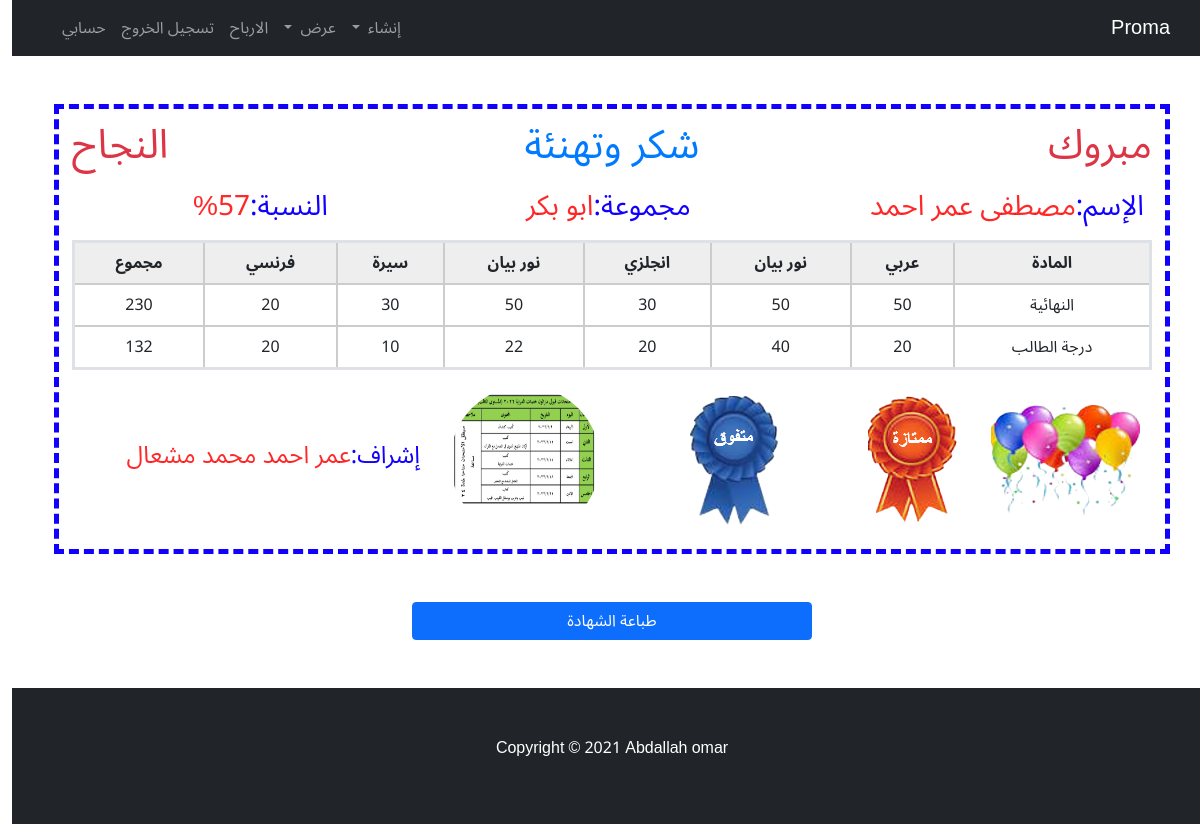
The app's page /1/darajat/5/ (signed in) with its own data.
### home_app/models.py (models this page shows, shortened)
class darajat(models.Model):
    user = models.ForeignKey(User, verbose_name=("المستخدم"), on_delete=models.CASCADE)
    profile = models.ForeignKey(Profile, verbose_name=("profile"), on_delete=models.CASCADE)
    name = models.ForeignKey(boy, verbose_name=("اسم الطالب"), on_delete=models.CASCADE, null=True)
    mada = models.ForeignKey(mawad, verbose_name=("المادة"), on_delete=models.CASCADE)
    daraja = models.IntegerField(verbose_name='درجة الطالب')
    mada1 = models.ForeignKey(mawad, verbose_name=("المادة"), on_delete=models.CASCADE,related_name='mada1')
    daraja1 = models.IntegerField(verbose_name='درجة الطالب')
    mada2 = models.ForeignKey(mawad, verbose_name=("المادة"), on_delete=models.CASCADE,related_name='mada2')
    daraja2 = models.IntegerField(verbose_name='درجة الطالب')
    mada3 = models.ForeignKey(mawad, verbose_name=("المادة"), on_delete=models.CASCADE,related_name='mada3')
    daraja3 = models.IntegerField(verbose_name='درجة الطالب')
    mada4 = models.ForeignKey(mawad, verbose_name=("المادة"), on_delete=models.CASCADE,related_name='mada4',null=True,blank=True)
    daraja4 = models.IntegerField(verbose_name='درجة الطالب' ,null=True, default='0')
    mada5 = models.ForeignKey(mawad, verbose_name=("المادة"), on_delete=models.CASCADE,related_name='mada5',null=True,blank=True)
    daraja5 = models.IntegerField(verbose_name='درجة الطالب' ,null=True, default='0')
    mada6 = models.ForeignKey(mawad, verbose_name=("المادة"), on_delete=models.CASCADE,related_name='mada6',null=True,blank=True)
    daraja6 = models.IntegerField(verbose_name='درجة الطالب',null=True, default='0')
    mada7 = models.ForeignKey(mawad, verbose_name=("المادة"), on_delete=models.CASCADE,related_name='mada7',null=True,blank=True)
    daraja7 = models.IntegerField(verbose_name='درجة الطالب',null=True, default='0')
    nesba = models.IntegerField(blank=True,null=True)
    ejamly_darajat = models.IntegerField(blank=True,null=True)
    ejamly_total = models.IntegerField(blank=True,null=True)
    semester = models.CharField(max_length=50, choices=Semester, verbose_name="الفصل الدراسي", blank=True, null=True)
    year = models.CharField(max_length=50,choices=academic_years,blank=True,null=True)
    add_date = models.DateField(auto_now=False, auto_now_add=False, verbose_name="التاريخ",null=True,blank=True)

class boy(models.Model):
    user = models.ForeignKey(User, verbose_name=("المستخدم"), on_delete=models.CASCADE)
    profile = models.ForeignKey(Profile, verbose_name=("المستخدم"), on_delete=models.CASCADE)
    name = models.CharField(max_length=50, verbose_name="الاسم")
    age = models.IntegerField(verbose_name="السن",null=True,blank=True, default=0)
    boy_class = models.ForeignKey("classes", verbose_name=("الفصل"), on_delete=models.PROTECT)
    number_kawme = models.IntegerField(verbose_name="الرقم القومي", blank=True, null=True)
    number_phone = models.IntegerField(verbose_name="رقم ولي الامر", blank=True, null=True)
    other_number = models.IntegerField(verbose_name="رقم أخر", blank=True, null=True)
    image = models.ImageField(upload_to="boys_images/", verbose_name="صورة الطفل", blank=True, null=True)
    Date_of_Birth = models.DateField(verbose_name="تاريخ الميلاد",null=True)
    bus_subscriber = models.BooleanField(verbose_name="مشترك بالاتوبيس", default=False)
    price_of_bus = models.IntegerField(verbose_name="سعر اشتراك الاتوبيس", default=0)
    addres = models.CharField(max_length=50, verbose_name="العنوان", blank=True, null=True)
    kind = models.CharField(max_length=50, choices=kinds, verbose_name="النوع",default='1')
    allergy = models.BooleanField(verbose_name="لديه حساسية", default=False,blank=True)
    sick = models.BooleanField(verbose_name="يعناي الطفل من امراض اخرى", default=False,blank=True)
    kind_of_sick = models.CharField(max_length=50, verbose_name="المرض", blank=True, null=True)
    paid = models.IntegerField(verbose_name='المبلغ المدفوع')
    Remaining_amount = models.IntegerField(verbose_name='المبلغ المتبقي', blank=True, null=True)
    date = models.DateTimeField(auto_now=True, verbose_name="التاريخ")
    paids = models.BooleanField(verbose_name="تم الدفع", null=True, default=False)
    year = models.CharField(max_length=50,choices=academic_years,blank=True,null=True)
    add_date = models.DateField(auto_now=False,auto_now_add=False,verbose_name="التاريخ",null=True,blank=True)
    def __str__(self):
        return self.name

class classes(models.Model):
    user = models.ForeignKey(User, verbose_name=("المستخدم"), on_delete=models.CASCADE)
    name = models.CharField(max_length=50, verbose_name="اسم الفصل")
    techer = models.ForeignKey("techers", verbose_name=("المعلمة"), on_delete=models.PROTECT)
    date = models.DateTimeField(auto_now=True, verbose_name="التاريخ")
    year = models.CharField(max_length=50,choices=academic_years,blank=True,null=True)
    add_date = models.DateField(auto_now=False, auto_now_add=False, verbose_name="التاريخ",null=True,blank=True)
    def __str__(self):
        return self.name

class mawad(models.Model):
    user = models.ForeignKey(User, verbose_name=("المستخدم"), on_delete=models.CASCADE)
    name = models.CharField(max_length=50, verbose_name='اسم المادة')
    daraja = models.IntegerField(verbose_name='الدرجة النهائية')
    date = models.DateField(auto_now=True)
    def __str__(self):
        return self.name

class Profile(models.Model):
    user = models.OneToOneField(User, verbose_name=("المستخدم"), on_delete=models.CASCADE)
    name = models.CharField(max_length=50,verbose_name="اسم الروضة", blank=True, null=True)
    city = models.CharField(max_length=50, verbose_name="العنوان", blank=True, null=True)
    name_of_admin = models.CharField(max_length=50, verbose_name="اسم المشرف", blank=True, null=True)
    phone_number = models.IntegerField(verbose_name="رقم الهاتف", blank=True, null=True)
    img = models.ImageField(upload_to="user_img/", verbose_name="شعار الروضة", blank=True, null=True)
    working_months = models.IntegerField(verbose_name="عدد اشهر العمل", blank=True, null=True)
    year_expenses = models.IntegerField(verbose_name="سعر الاشتراك السنوي", blank=True, null=True)
    semester = models.CharField(max_length=50, choices=Semester, verbose_name="الفصل الدراسي")
    class Meta:
        verbose_name = ("Profile")
        verbose_name_plural = ("Profiles")

### home_app/views.py (the view)
# urls.py: path('<int:profile_id>/darajat/<int:id>/', darajat_detail, name="darajat_detail"),
@login_required
def darajat_detail(request, id,profile_id):
    darajat_detail = darajat.objects.filter(id=id, user=request.user,profile=profile_id)
    return render(request, 'project/darajat_detail.html', context={'darajat':darajat_detail})

### home_app/templates/project/darajat_detail.html (shortened to what this page needs)
{% extends 'base.html' %}
{% load static %}
{% block body %}
    <div class="container mt-5">
        <div style="border: 5px dashed rgb(17, 0, 255); padding:5px;" >
            <div class="row">
                <div class="col m-2" style="color:#dc3545;"><h1>مبروك</h1></div>
                <div class="col m-2 text-center" style="color: #007bff;"><h1>شكر وتهنئة</h1></div>
                <div class="col m-2 text-end" style="color:#dc3545;"><h1>النجاح</h1></div>
            </div>
            {% for darajat in darajat %}
            <div class="row m-1">
                <div class="col-5"><h3> <span style="color: rgb(17, 0, 255);">الإسم:</span><span style="color: rgba(255, 0, 0, 0.842);">{{darajat.name}}</span></h3></div>
                <div class="col-4"><h3><span style="color: rgb(17, 0, 255);">مجموعة:</span><span style="color: rgba(255, 0, 0, 0.842);">{{darajat.name.boy_class}}</span></h3></div>
                <div class="col"><h3><span style="color: rgb(17, 0, 255);">النسبة:</span><span style="color: rgba(255, 0, 0, 0.842);">{{darajat.nesba}}%</span></h3></div>
            </div>
            <div class="row m-2">
                <table class="table" border="4">
                  <tr align="center" style="background-color: #eee;font-weight: bold;">
                    <th>المادة</th>
                    <th>{{darajat.mada}}</th>
                    <th>{{darajat.mada1}}</th>
                    <th>{{darajat.mada2}}</th>
                    <th>{{darajat.mada3}}</th>
                    {% if darajat.mada4 != None %}
                      <th>{{darajat.mada4}}</th>
                    {% endif %}
                    {% if darajat.mada5 != None %}
                      <th>{{darajat.mada5}}</th>
                    {% endif %}
                    <th>مجموع</th>
                  </tr>
                  <tbody>
                    <tr align="center">
                      <td> النهائية</td>
                      <td>{{darajat.mada.daraja}}</td>
                      <td>{{darajat.mada1.daraja}}</td>
                      <td>{{darajat.mada2.daraja}}</td>
                      <td>{{darajat.mada3.daraja}}</td>
                      {% if darajat.mada4 != None %}
                      <td>{{darajat.mada4.daraja}}</td>
                      {% endif %}
                      {% if darajat.mada5 != None %}
                        <td>{{darajat.mada5.daraja}}</td>
                      {% endif %}
                      <td class="total">{{darajat.ejamly_total}}</td>
                  </tr>
                  </tbody>
                  <tfoot>
                    <tr align="center">
                        <td>درجة الطالب</td>
                        <td>{{darajat.daraja}}</td>
                        <td>{{darajat.daraja1}}</td>
                        <td>{{darajat.daraja2}}</td>
                        <td>{{darajat.daraja3}}</td>
                        {% if darajat.mada4 != None %}
                          <td>{{darajat.daraja4}}</td>
                        {% endif %}
                        {% if darajat.mada5 != None %}
                          <td>{{darajat.daraja5}}</td>
                        {% endif %}
                        <td class="self_darajat">{{darajat.ejamly_darajat}}</td>
                    </tr>
                </tfoot>
                </table>
                <div class="align-content-center">
                  <div class="row" style="align-items: center;">
                    <div class="col-2"><img src="{% static 'img/image-removebg-preview.png' %}" alt="" srcset=""></div>
                    <div class="col-2"><img src="{% static 'img/image-removebg-preview (1).png' %}" alt="" srcset=""></div>
                    <div class="col-2"><img src="{% static 'img/image-removebg-preview (4).png' %}" alt="" srcset=""></div>
                    {% if request.user.profile.img %}
                    <div class="col-2"><img src="{{request.user.profile.img.url}}" style="height: 150px;width: 150px;border-radius:50%;" alt="" srcset=""></div>
                    {% endif %}
                    <div class="col"><h4><span style="color: rgb(17, 0, 255);">إشراف:</span><span style="color: rgba(255, 0, 0, 0.842);">{{request.user.profile.name_of_admin}}</span></h4></div>
                  </div>
                </div>
                {% endfor %}
            </div>
        </div>
    </div>
    <div class="row mt-5">
      <div class="col text-center">
        <button onclick="window.print();" class="btn btn-primary col-4">طباعة الشهادة</button>
      </div>
    </div>
{% endblock body %}

### home_app/templates/base.html (shortened to what this page needs)
{% load crispy_forms_tags %}
{% load static %}
<!DOCTYPE html>
<html lang="ar" dir="rtl">
<head>
    <link rel="stylesheet" href="{% static 'css/bootstrap.rtl.css' %}">
</head>
<body>
  <div class="navbar navbar-expand-md bg-dark navbar-dark text-white">
    <div class="container">
        <a href="{% url 'app:home' %}" class="navbar-brand">Proma</a>
        <div class="collapse navbar-collapse" id="mainmenu">
            <ul class="navbar-nav ms-auto">
              <li class="nav-item dropdown">
                <a class="nav-link dropdown-toggle" href="#" id="navbarDropdown" role="button" data-bs-toggle="dropdown" aria-expanded="false">
                  إنشاء
                </a>
              </li>
              <li class="nav-item dropdown">
                <a class="nav-link dropdown-toggle" href="#" id="navbarDropdown" role="button" data-bs-toggle="dropdown" aria-expanded="false">
                  عرض
                </a>
              </li>
                <li class="nav-item"><a href="{% url 'app:paid' %}" class="nav-link">الارباح</a></li>
                <li class="nav-item"><a href="{% url 'accounts:logout' %}" class="nav-link">تسجيل الخروج</a></li>
                <li class="nav-item"><a href="{% url 'app:profile' %}" class="nav-link">حسابي</a></li>
            </ul>
        </div>
    </div>
</div>
  <div class="content">
    {% block body %}
    {% endblock body %}
  </div>
  <footer class="py-5 bg-dark text-white text-center position-relative mt-5">
    <div class="container">
        <p class="land">
            Copyright &copy; 2021 Abdallah omar
        </p>
        <a href="#" class="position-absolute bottom-0 end-0 p-3">
        </a>
    </div>
</footer>
</body>
</html>

### home_app/templates/base.html (style rules this page uses)
* { font-family: 'Noto Sans Arabic', sans-serif; }
a { text-decoration: none; }

### home_app/templates/project/darajat_detail.html (style rules this page uses)
table { width: 100%; border: 3px solid #17a2b8; }
table td,th { border: 2px solid #ccc; }

### records on screen
darajat: name "مصطفى عمر احمد", name.boy_class "ابو بكر", nesba "57", mada "عربي", mada1 "نور بيان", mada2 "انجلزي", mada3 "نور بيان", mada4 "سيرة", mada5 "فرنسي", mada.daraja "50", mada1.daraja "50", mada2.daraja "30", mada3.daraja "50", mada4.daraja "30", mada5.daraja "20", ejamly_total "230", daraja "20", daraja1 "40", daraja2 "20", daraja3 "22", daraja4 "10", daraja5 "20", ejamly_darajat "132", user.profile.img (picture)

### other values on screen
{{ request.user.profile.name_of_admin }} "عمر احمد محمد مشعال"
